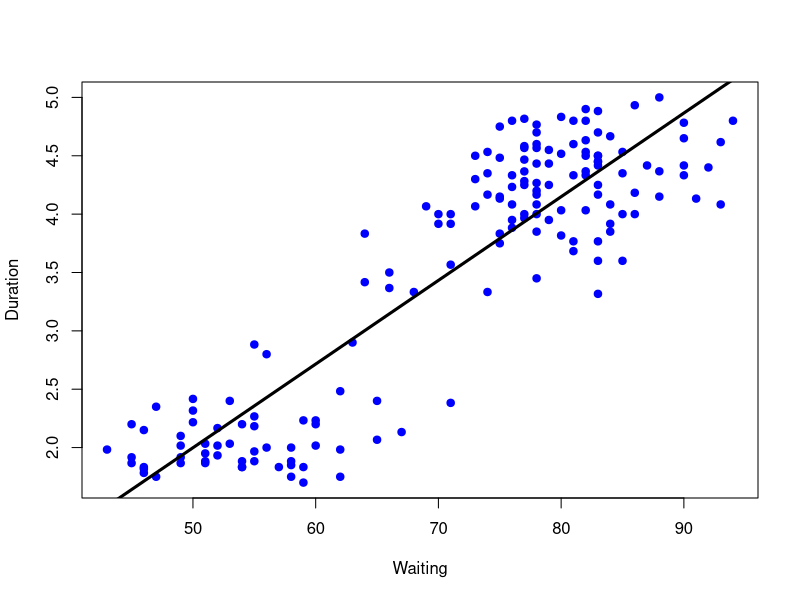
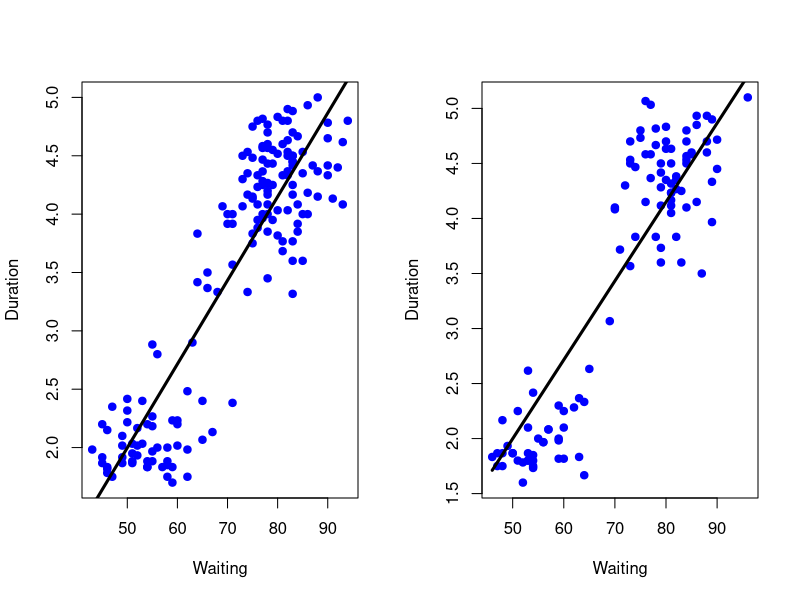
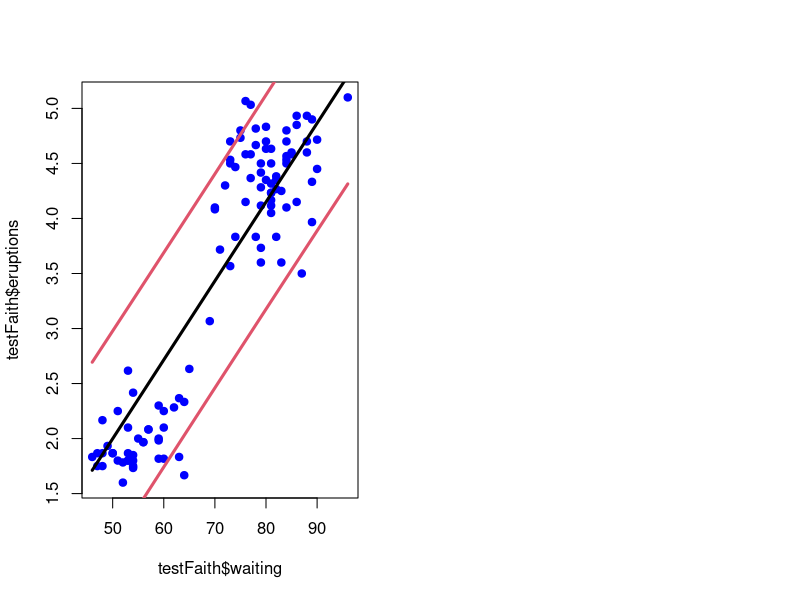

Reproduce these figures in R, in order.
library(caret)
data(faithful)
View(faithful)

set.seed(333)
inTrain<-createDataPartition(y=faithful$waiting,p=0.6,list=F)
trainFaith<-faithful[inTrain,]
testFaith<-faithful[-inTrain,]
dim(trainFaith)
dim(testFaith)

#**********************************************************

#linear regression

#fit a linear model
lm1<-lm(eruptions~waiting,data=trainFaith)
summary(lm1)
plot(trainFaith$waiting, trainFaith$eruptions,
     pch=19,col="blue",xlab="Waiting",ylab="Duration")
lines(trainFaith$waiting,lm1$fitted,lwd=3)

#predict a new value
coef(lm1)[1]+coef(lm1)[2]*80
newdata<-data.frame(waiting=80)
predict(lm1,newdata)

#plot predictions
par(mfrow=c(1,2))
#training set
plot(trainFaith$waiting, trainFaith$eruptions,
     pch=19,col="blue",xlab="Waiting",ylab="Duration")
lines(trainFaith$waiting,predict(lm1),lwd=3)
#testing set
plot(testFaith$waiting, testFaith$eruptions,
     pch=19,col="blue",xlab="Waiting",ylab="Duration")
lines(testFaith$waiting,predict(lm1,newdata=testFaith),lwd=3)

#RMSE errors on training and test sets
sqrt(sum((lm1$fitted-trainFaith$eruptions)^2))
sqrt(sum((predict(lm1,newdata=testFaith)-testFaith$eruptions)^2))

#prediction intervals
pred1<-predict(lm1,newdata=testFaith,interval="prediction")
ord<-order(testFaith$waiting)
plot(testFaith$waiting,testFaith$eruptions,pch=19,col="blue")
matlines(testFaith$waiting[ord],pred1[ord,],type="l",
         col=c(1,2,2),lty=c(1,1,1),lwd=3)

#fit a linear model with caret
modFit<-train(eruptions~waiting,data=trainFaith,method="lm")
summary(modFit$finalModel)